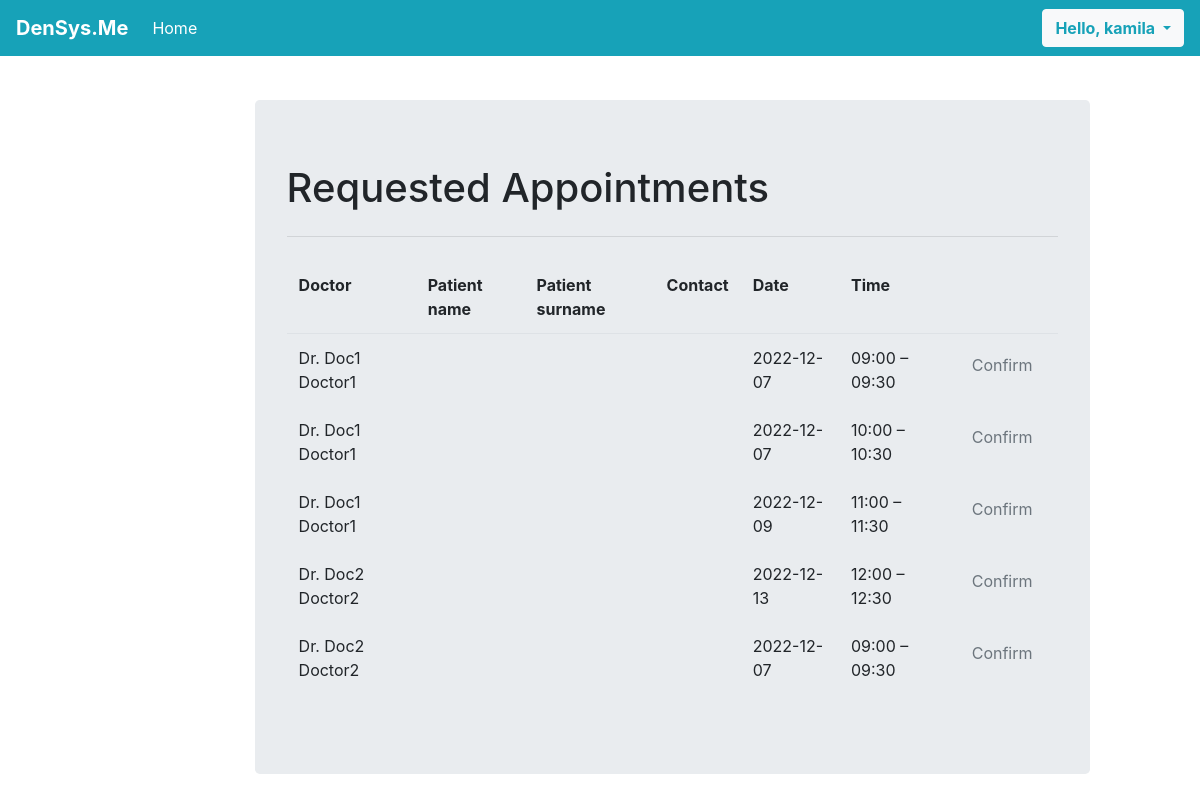
Page /requested_appointments/ (signed in) on the earlier database version.
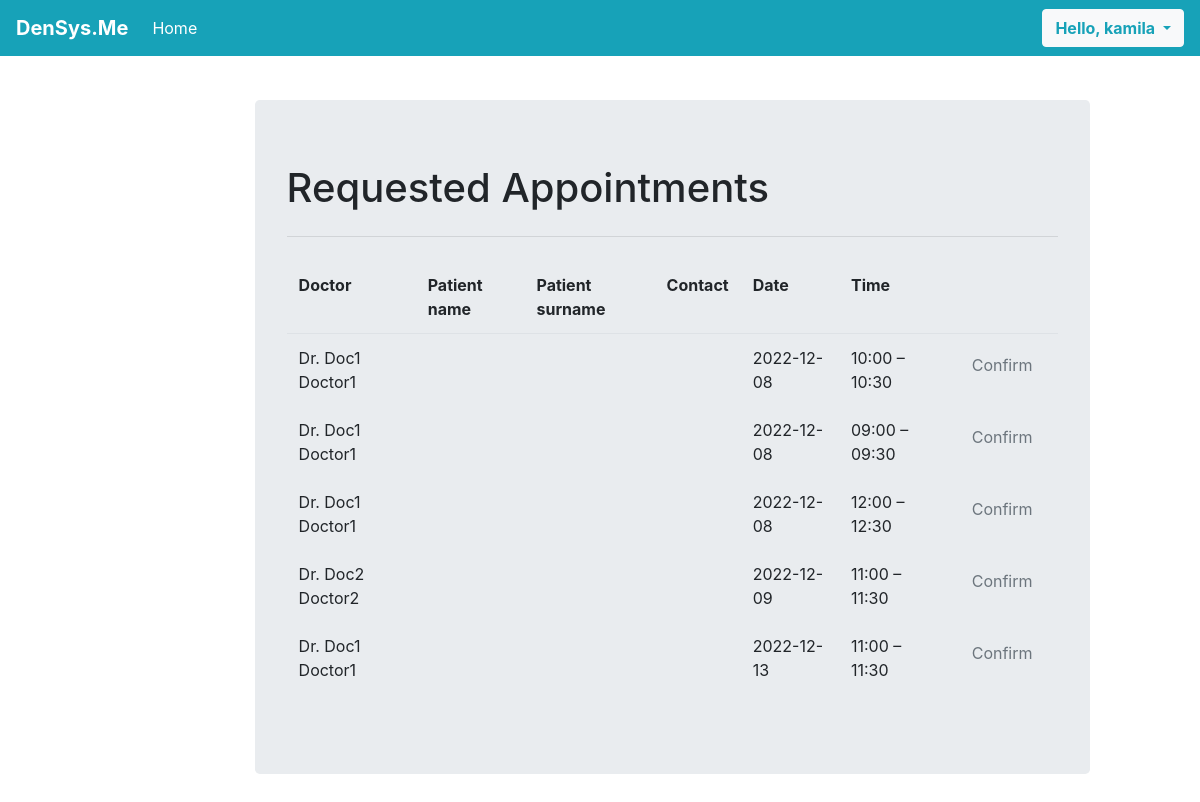
Same page on the later database version.
### sys_base/models.py (models this page shows, shortened)
class Appointment(models.Model):
    class Meta:
        unique_together = ('doctor', 'date', 'timeslot')
    TIMESLOT_LIST = (
        ('09:00 – 09:30', '09:00 – 09:30'),
        ('10:00 – 10:30', '10:00 – 10:30'),
        ('11:00 – 11:30', '11:00 – 11:30'),
        ('12:00 – 12:30', '12:00 – 12:30'),
        ('13:00 – 13:30', '13:00 – 13:30'),
        ('14:00 – 14:30', '14:00 – 14:30'),
        ('15:00 – 15:30', '15:00 – 15:30'),
        ('16:00 – 16:30', '16:00 – 16:30'),
        ('17:00 – 17:30', '17:00 – 17:30'),
    )
    DATE_LIST=[]
    for i in range(0,7):
        day = date.today() + timedelta(days=i)
        DATE_LIST.append((str(day), str(day)))
    doctor = models.ForeignKey(Doctor, on_delete=models.CASCADE, null=True)
    patient_iin = models.CharField(max_length=60, blank=True)
    date = models.CharField(choices=DATE_LIST, max_length=60)
    timeslot = models.CharField(choices=TIMESLOT_LIST, max_length=60)
    prescription = models.TextField(blank=True)
    status = models.CharField(blank=True, default='unscheduled', max_length=30)

class Doctor(models.Model):
    account = models.OneToOneField(
        settings.AUTH_USER_MODEL,
        on_delete=models.CASCADE,
        blank=True,
        null=True,
    )
    date_of_birth = models.DateField()
    iin = models.CharField(max_length = 12, validators = [validators.MinLengthValidator(12), charfield_is_number_validator])
    name = models.CharField(max_length = 30)
    surname = models.CharField(max_length = 30)
    middlename = models.CharField(max_length = 30, blank=True, default='')
    contact_number = models.CharField(
        max_length = 11,
        validators = [
            validators.RegexValidator(
                "^\\+?\\d{1,4}?[-.\\s]?\\(?\\d{1,3}?\\)?[-.\\s]?\\d{1,4}[-.\\s]?\\d{1,4}[-.\\s]?\\d{1,9}$",
                message = "Incorrect Phone Number"
            ),
            validators.MinLengthValidator(11)
        ]
    )
    department_id = models.PositiveIntegerField()
    specialization_details_id = models.CharField(max_length = 30)
    experience = models.PositiveIntegerField(validators = [validators.MaxValueValidator(100)])
    photo_doctor = models.ImageField(upload_to = user_directory_path, null=True, default = 'null')
    category_doctor = models.CharField(max_length = 10)
    price_of_appointment = models.PositiveIntegerField()
    schedule_details = models.CharField(max_length = 30)
    degree = models.CharField(max_length = 10)
    rating = models.DecimalField(decimal_places = 1, max_digits = 2 ,validators = [validators.MinValueValidator(0.0), validators.MaxValueValidator(10.0)])
    address_doctor = models.CharField(max_length = 30, blank=True)
    def __str__(self):
        return "Dr. %s %s" % (self.surname, self.name)

### sys_base/views.py (the view)
# urls.py: path('requested_appointments/', views.requested_appointments, name='requested_appointments'),
def requested_appointments(request):
    context = {}
    if request.user.is_superuser:
        context['usertype'] = 'admin'
        appointments = Appointment.objects.all()
        context['appointments'] = appointments
    elif hasattr(request.user, 'doctor'):
        context['usertype'] = 'Doctor'
        appointments = Appointment.objects.filter(doctor__account__username = request.user.username)
        context['appointments'] = appointments
    elif hasattr(request.user, 'patient'):
        context['usertype'] = 'Patient'
        appointments = Appointment.objects.filter(patient__account__username = request.user.username)
        context['appointments'] = appointments
    else:
        context['usertype'] = 'Admin'
        appointments = Appointment.objects.all()
        context['appointments'] = appointments
    return render(request, "sys_base/requested_appointments.html", context)

### sys_base/templates/sys_base/requested_appointments.html (shortened to what this page needs)
{% extends "sys_base/base.html" %}
{% block content %}
<div class="container p-t-5">
    <div class="col-md-12 offset-md-1 mt-5">
      <div class="jumbotron" style="margin-top:100px">
        {% if usertype == 'admin' %}
<h1 class="display-8">Requested Appointments</h1>
        <hr class="my-4">
        <table class="table table-borderless">
            <thead class="border-bottom font-weight-bold">
                <tr>
                    <td>Doctor</td>
                    <td>Patient name</td>
                    <td>Patient surname</td>
                    <td>Contact</td>
                    <td>Date</td>
                    <td>Time</td>
                    <td></td>
                </tr>
            </thead>
            <tbody>
                {% for app in appointments %}
                    <tr>
                        <td>{{app.doctor}}</td>
                        <td>{{app.patient_name}}</td>
                        <td>{{app.patient_surname}}</td>
                        <td>{{app.patient_contact}}</td>
                        <td>{{app.date}}</td>
                        <td>{{app.timeslot}}</td>
                        <td><a href="" class="btn text-secondary px=0">
                            Confirm
                        </a></td>
                    </tr>
                {% endfor %}
            </tbody>
        </table>
        {% endif %}
</div>
</div>
</div>
{% endblock content %}

Differences in the rows shown:
removed Appointment: doctor "Dr. Doc1 Doctor1", date "2022-12-07", timeslot "09:00 – 09:30"
removed Appointment: doctor "Dr. Doc1 Doctor1", date "2022-12-07", timeslot "10:00 – 10:30"
removed Appointment: doctor "Dr. Doc1 Doctor1", date "2022-12-09", timeslot "11:00 – 11:30"
removed Appointment: doctor "Dr. Doc2 Doctor2", date "2022-12-13", timeslot "12:00 – 12:30"
removed Appointment: doctor "Dr. Doc2 Doctor2", date "2022-12-07", timeslot "09:00 – 09:30"
added Appointment: doctor "Dr. Doc1 Doctor1", date "2022-12-08", timeslot "10:00 – 10:30"
added Appointment: doctor "Dr. Doc1 Doctor1", date "2022-12-08", timeslot "09:00 – 09:30"
added Appointment: doctor "Dr. Doc1 Doctor1", date "2022-12-08", timeslot "12:00 – 12:30"
added Appointment: doctor "Dr. Doc2 Doctor2", date "2022-12-09", timeslot "11:00 – 11:30"
added Appointment: doctor "Dr. Doc1 Doctor1", date "2022-12-13", timeslot "11:00 – 11:30"
